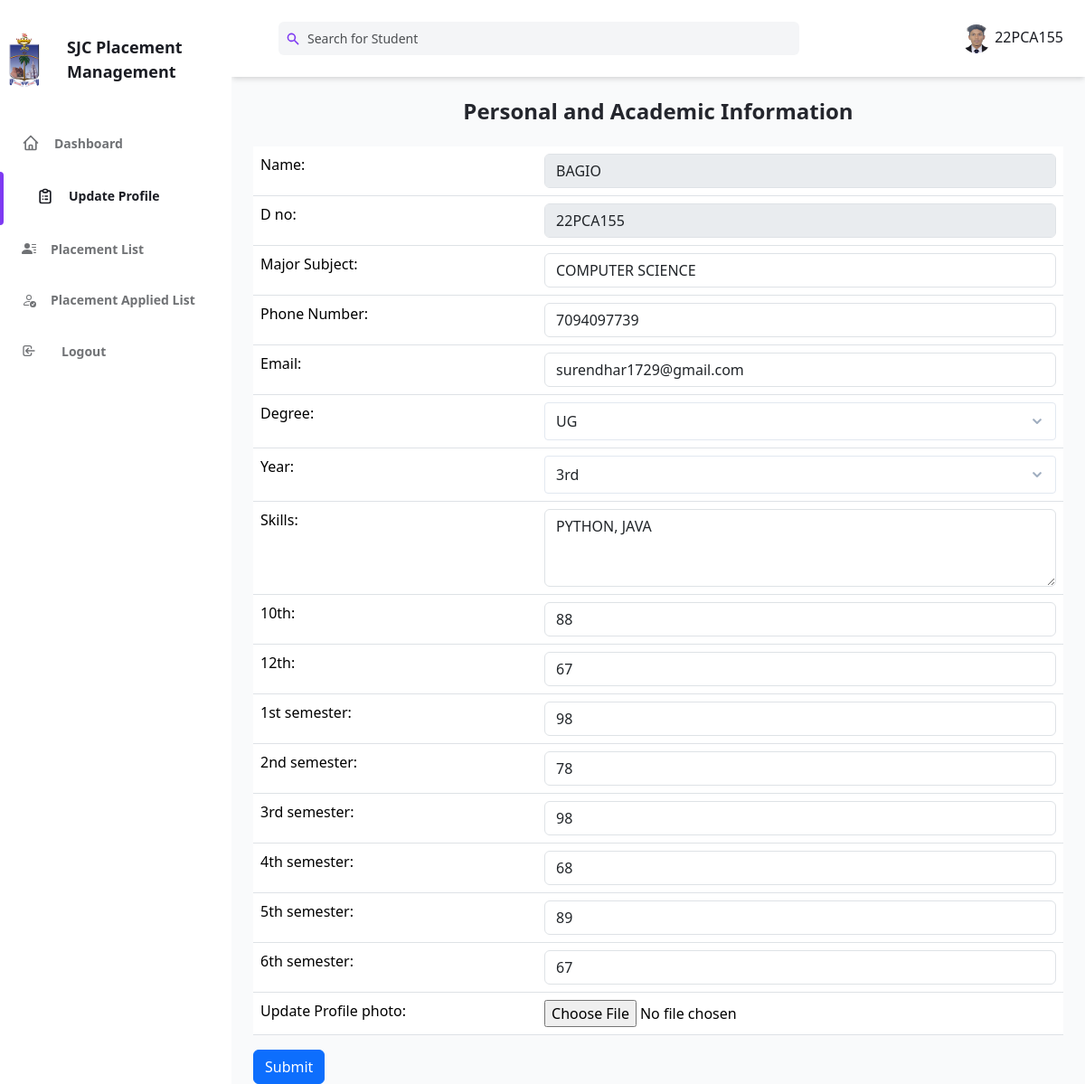
The page /user/profile.php (signed in) on the database its author committed.
### tables this page shows
CREATE TABLE `studentdetail` (
  `id` int(100) NOT NULL,
  `name` varchar(100) NOT NULL,
  `dno` varchar(100) NOT NULL,
  `major` varchar(100) NOT NULL,
  `phone` varchar(100) NOT NULL,
  `email` varchar(100) NOT NULL,
  `degree` varchar(100) NOT NULL,
  `year` varchar(100) NOT NULL,
  `skill` varchar(200) NOT NULL,
  `10th` varchar(100) NOT NULL,
  `12th` varchar(100) NOT NULL,
  `1st` varchar(100) NOT NULL,
  `2nd` varchar(100) NOT NULL,
  `3rd` varchar(100) NOT NULL,
  `4th` varchar(100) NOT NULL,
  `5th` varchar(100) NOT NULL,
  `6th` varchar(100) NOT NULL,
  `resume` varchar(200) NOT NULL,
  `profile_photo` varchar(200) NOT NULL
);

CREATE TABLE `users` (
  `id` int(100) NOT NULL,
  `name` varchar(100) NOT NULL,
  `dno` varchar(100) NOT NULL,
  `pass` varchar(100) NOT NULL
);

### user/profile.php (the view, shortened to what this page needs)
<?php
include("./database/db.php");
$id = $_SESSION['id'];
$select = "SELECT * FROM users WHERE id='$id'";
$reg = mysqli_query($con, $select);
$fetch = mysqli_fetch_array($reg);
$idd = $fetch['id'];
$selectUserQuery = "SELECT * FROM studentdetail WHERE id='$idd'";
$userResult = mysqli_query($con, $selectUserQuery);
$userData = mysqli_fetch_assoc($userResult);
?>
<!DOCTYPE html>
<html :class="{ 'theme-dark': dark }" x-data="data()" lang="en">
<head>
    <link href="https://cdn.jsdelivr.net/npm/bootstrap@5.3.1/dist/css/bootstrap.min.css" rel="stylesheet">
    <link rel="stylesheet" href="../assets/css/tailwind.output.css" />
    <link rel="stylesheet" href="https://cdnjs.cloudflare.com/ajax/libs/Chart.js/2.9.3/Chart.min.css" />
</head>
<body>
    <div class="flex h-screen bg-gray-50 dark:bg-gray-900" :class="{ 'overflow-hidden': isSideMenuOpen }">
        <aside class="z-20 hidden w-64 overflow-y-auto bg-white dark:bg-gray-800 md:block flex-shrink-0">
            <div class="py-4 text-gray-500 dark:text-gray-400">
                <div class="py-2 text-gray-500 dark:text-gray-400 flex items-center">
                    <a href="https://sjctni.edu/" class="mr-2">
                        <img src="../admin/img/sjc.png" alt="College Logo" width="75" height="75" class="rounded-full" style="text-align: center;">
                    </a>
                    <span class="ml-3 text-lg font-bold text-gray-800 dark:text-gray-200">SJC Placement Management</span>
                </div>
                <ul class="mt-6">
                    <li class="relative px-6 py-3">
                        <a class="inline-flex items-center w-full text-sm font-semibold transition-colors duration-150 hover:text-gray-800 dark:hover:text-gray-200" href="user_home.php">
                            <span class="ml-4">Dashboard</span>
                        </a>
                    </li>
                </ul>
                <ul>
                    <li class="relative px-10 py-3">
                        <span class="absolute inset-y-0 left-0 w-1 bg-purple-600 rounded-tr-lg rounded-br-lg" aria-hidden="true"></span>
                        <a class="inline-flex items-center w-full text-sm font-semibold text-gray-800 transition-colors duration-150 hover:text-gray-800 dark:hover:text-gray-200 dark:text-gray-100" href="profile.php">
                            <span class="ml-4">Update Profile</span>
                        </a>
                    </li>
                    <li class="relative px-6 py-3">
                        <a class="inline-flex items-center w-full text-sm font-semibold transition-colors duration-150 hover:text-gray-800 dark:hover:text-gray-200" href="placement.php">
                            <span class="ml-4">Placement List</span>
                        </a>
                    </li>
                    <li class="relative px-6 py-3">
                        <a class="inline-flex items-center w-full text-sm font-semibold transition-colors duration-150 hover:text-gray-800 dark:hover:text-gray-200" href="applied.php">
                            <span class="ml-4">Placement Applied List</span>
                        </a>
                    </li>
                    <li class="relative px-6 py-3">
                        <a class="inline-flex items-center w-full text-sm font-semibold transition-colors duration-150 hover:text-gray-800 dark:hover:text-gray-200" href="?log=yes" onclick="return confirm('Do you want to logout?')">
                            <svg class="w-4 h-4 mr-3" aria-hidden="true" fill="none" stroke-linecap="round" stroke-linejoin="round" stroke-width="2" viewBox="0 0 24 24" stroke="currentColor">
                                <path d="M11 16l-4-4m0 0l4-4m-4 4h14m-5 4v1a3 3 0 01-3 3H6a3 3 0 01-3-3V7a3 3 0 013-3h7a3 3 0 013 3v1">
                                </path>
                            </svg>
                            <span class="ml-4">Logout</span>
                        </a>
                    </li>
                </ul>
        </aside>
        <div class="flex flex-col flex-1 w-full">
            <header class="z-10 py-4 bg-white shadow-md dark:bg-gray-800">
                <div class="container flex items-center justify-between h-full px-6 mx-auto text-purple-600 dark:text-purple-300">
                    <div class="flex justify-center flex-1 lg:mr-32">
                        <div class="relative w-full max-w-xl mr-6 focus-within:text-purple-500">
                            <div class="absolute inset-y-0 flex items-center pl-2">
                                <svg class="w-4 h-4" aria-hidden="true" fill="currentColor" viewBox="0 0 20 20">
                                    <path fill-rule="evenodd" d="M8 4a4 4 0 100 8 4 4 0 000-8zM2 8a6 6 0 1110.89 3.476l4.817 4.817a1 1 0 01-1.414 1.414l-4.816-4.816A6 6 0 012 8z" clip-rule="evenodd"></path>
                                </svg>
                            </div>
                            <input class="w-full pl-8 pr-2 text-sm text-gray-700 placeholder-gray-600 bg-gray-100 border-0 rounded-md dark:placeholder-gray-500 dark:focus:shadow-outline-gray dark:focus:placeholder-gray-600 dark:bg-gray-700 dark:text-gray-200 focus:placeholder-gray-500 focus:bg-white focus:border-purple-300 focus:outline-none focus:shadow-outline-purple form-input" type="text" placeholder="Search for Student" aria-label="Search" />
                        </div>
                    </div>
                    <ul class="flex items-center flex-shrink-0 space-x-6">
                        <ul class="flex items-center flex-shrink-0 space-x-6">
                            <li class='relative'>
                                <button class='align-middle rounded-full focus:shadow-outline-purple focus:outline-none' @click='toggleProfileMenu' @keydown.escape='closeProfileMenu' aria-label='Account' aria-haspopup='true'>
                                    <img class="object-cover w-8 h-8 rounded-full" src="<?php echo isset($userData['profile_photo']) ? $userData['profile_photo'] : '../image/user.png'; ?>" alt="" aria-hidden="true" />
                                </button>
                                <span class="text-gray-800"><?php echo $fetch['dno']; ?></span>
                            </li>
                        </ul>
                </div>
            </header>
            <main class="h-full overflow-y-auto">
                <div class="container px-6 mx-auto">
                    <h2 class="my-6 text-2xl font-semibold text-gray-700 dark:text-gray-200 text-center">
                        Personal and Academic Information
                    </h2>
                    <form action="" method="post" enctype="multipart/form-data">
                        <table class="table">
                            <tr>
                                <td>Name:</td>
                                <td>
                                    <input type="text" class="form-control" name="name" value="<?php echo $fetch['name']; ?>" disabled>
                                </td>
                            </tr>
                            <tr>
                                <td>D no:</td>
                                <td>
                                    <input type="text" class="form-control" name="dno" value="<?php echo $fetch['dno']; ?>" disabled>
                                </td>
                            </tr>
                            <tr>
                                <td>Major Subject:</td>
                                <td>
                                    <input type="text" class="form-control" name="major" value="<?php echo isset($userData['major']) ? $userData['major'] : ''; ?>">
                                </td>
                            </tr>
                            <tr>
                                <td>Phone Number:</td>
                                <td>
                                    <input type="number" class="form-control" name="phone" placeholder="Enter your Phone number" value="<?php echo isset($userData['phone']) ? $userData['phone'] : ''; ?>" maxlength="10">
                                </td>
                            </tr>
                            <tr>
                                <td>Email:</td>
                                <td>
                                    <input type="email" class="form-control" name="email" placeholder="Enter your Email number" value="<?php echo isset($userData['email']) ? $userData['email'] : ''; ?>">
                                </td>
                            </tr>
                            <tr>
                                <td>Degree:</td>
                                <td>
                                    <select class="form-select form-select-sm" aria-label="large select example" name="degree">
                                        <option value="UG" <?php echo isset($userData['degree']) && $userData['degree'] === 'UG' ? 'selected' : ''; ?>>UG</option>
                                    </select>
                                </td>
                            </tr>
                            <tr>
                                <td>Year:</td>
                                <td>
                                    <select class="form-select form-select-sm" aria-label="small select example" name="year">
                                        <option value="3rd year" <?php echo isset($userData['year']) && $userData['year'] === '3rd year' ? 'selected' : ''; ?>>3rd</option>
                                    </select>
                                </td>
                            </tr>
                            <tr>
                                <td>Skills:</td>
                                <td>
                                    <textarea class="form-control" id="exampleFormControlTextarea1" name="skill" rows="3" placeholder="Enter your Skills"><?php echo isset($userData['skill']) ? $userData['skill'] : ''; ?></textarea>
                                </td>
                            </tr>
                            <tr>
                                <td>10th:</td>
                                <td>
                                    <input type="number" class="form-control" name="10th" placeholder="Enter your 10th percentage" value="<?php echo isset($userData['10th']) ? $userData['10th'] : ''; ?>" max="100">
                                </td>
                            </tr>
                            <tr>
                                <td>12th:</td>
                                <td>
                                    <input type="number" class="form-control" name="12th" placeholder="Enter your 12th percentage" value="<?php echo isset($userData['12th']) ? $userData['12th'] : ''; ?>" max="100">
                                </td>
                            </tr>
                            <tr>
                                <td>1st semester:</td>
                                <td>
                                    <input type="number" class="form-control" name="1st" placeholder="Enter your 1st semester in percentage" value="<?php echo isset($userData['1st']) ? $userData['1st'] : ''; ?>" max="100">
                                </td>
                            </tr>
                            <tr>
                                <td>2nd semester:</td>
                                <td>
                                    <input type="number" class="form-control" name="2nd" placeholder="Enter your 2nd semester in percentage" value="<?php echo isset($userData['2nd']) ? $userData['2nd'] : ''; ?>" max="100">
                                </td>
                            </tr>
                            <tr>
                                <td>3rd semester:</td>
                                <td>
                                    <input type="number" class="form-control" name="3rd" placeholder="Enter your 3rd semester in percentage" value="<?php echo isset($userData['3rd']) ? $userData['3rd'] : ''; ?>" max="100">
                                </td>
                            </tr>
                            <tr>
                                <td>4th semester:</td>
                                <td>
                                    <input type="number" class="form-control" name="4th" placeholder="Enter your 4th semester in percentage" value="<?php echo isset($userData['4th']) ? $userData['4th'] : ''; ?>" max="100">
                                </td>
                            </tr>
                            <tr>
                                <td>5th semester:</td>
                                <td>
                                    <input type="number" class="form-control" name="5th" placeholder="Enter your 5th semester in percentage" value="<?php echo isset($userData['5th']) ? $userData['5th'] : ''; ?>" max="100">
                                </td>
                            </tr>
                            <tr>
                                <td>6th semester:</td>
                                <td>
                                    <input type="number" class="form-control" name="6th" placeholder="Enter your 6th semester in percentage" value="<?php echo isset($userData['6th']) ? $userData['6th'] : ''; ?>" max="100">
                                </td>
                            </tr>
                            <tr>
                                <td>Update Profile photo:</td>
                                <td>
                                    <input type='file' name='profile_photo' id='profile' accept=".jpg, .jpeg, .png">
                                </td>
                            </tr>
                        </table>
                        <button type="submit" name="submit" class="btn btn-primary">Submit</button>
                    </form>
                </div>
            </main>
        </div>
    </div>
</body>
</html>

### rows shown on the page
studentdetail: profile_photo (picture), major "COMPUTER SCIENCE", phone "7094097739", email "surendhar1729@gmail.com", degree "UG", year "3rd", skill "PYTHON, JAVA", 10th "88", 12th "67", 1st "98", 2nd "78", 3rd "98", 4th "68", 5th "89", 6th "67"
users: dno "22PCA155", name "BAGIO"
